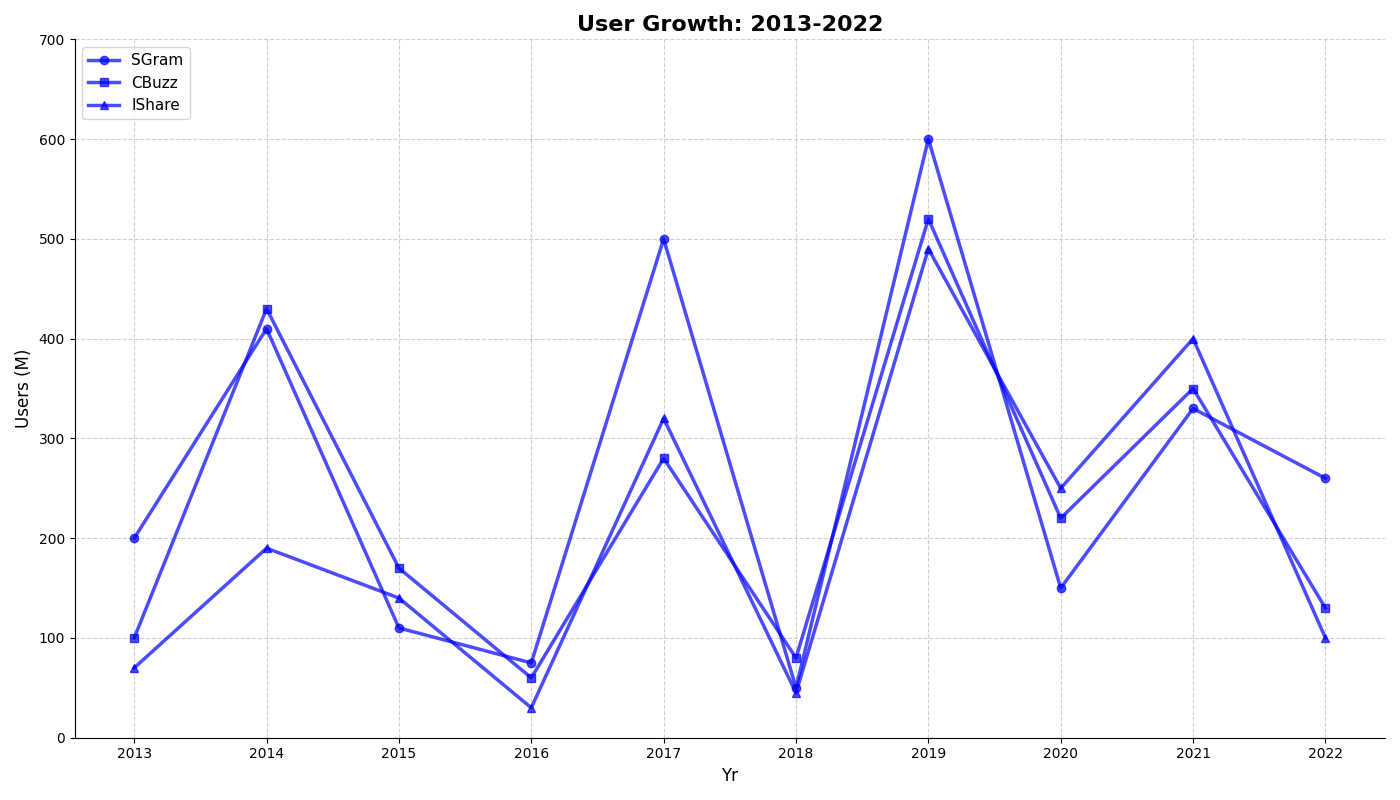

Here is the Python script that generated this plot:
import matplotlib.pyplot as plt
import numpy as np

years = np.arange(2013, 2023)

socialgram_users = [200, 410, 110, 75, 500, 50, 600, 150, 330, 260]
chatbuzz_users = [100, 430, 170, 60, 280, 80, 520, 220, 350, 130]
imageshare_users = [70, 190, 140, 30, 320, 45, 490, 250, 400, 100]

fig, ax = plt.subplots(figsize=(14, 8))

# Apply a single color 'blue' consistently across all data groups
ax.plot(years, socialgram_users, label='SGram', marker='o', linestyle='-', linewidth=2.5, color='blue', alpha=0.7)
ax.plot(years, chatbuzz_users, label='CBuzz', marker='s', linestyle='-', linewidth=2.5, color='blue', alpha=0.7)
ax.plot(years, imageshare_users, label='IShare', marker='^', linestyle='-', linewidth=2.5, color='blue', alpha=0.7)

ax.set_xlabel('Yr', fontsize=12)
ax.set_ylabel('Users (M)', fontsize=12)
ax.set_title('User Growth: 2013-2022', fontsize=16, fontweight='bold')

ax.set_xticks(years)
ax.set_yticks(np.arange(0, 800, 100))
ax.grid(True, linestyle='--', alpha=0.6)
ax.spines['top'].set_visible(False)
ax.spines['right'].set_visible(False)
ax.legend(loc='upper left', fontsize=11)

plt.tight_layout()
plt.show()
